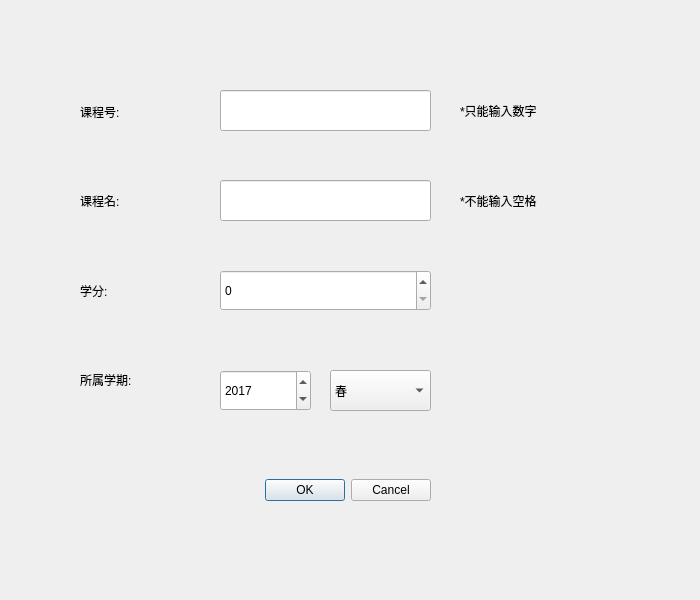
<?xml version="1.0" encoding="UTF-8"?>
<ui version="4.0">
 <class>add_course_Dialog</class>
 <widget class="QDialog" name="add_course_Dialog">
  <property name="geometry">
   <rect>
    <x>0</x>
    <y>0</y>
    <width>700</width>
    <height>600</height>
   </rect>
  </property>
  <property name="windowTitle">
   <string>添加课程信息</string>
  </property>
  <widget class="QDialogButtonBox" name="buttonBox">
   <property name="geometry">
    <rect>
     <x>120</x>
     <y>430</y>
     <width>311</width>
     <height>121</height>
    </rect>
   </property>
   <property name="standardButtons">
    <set>QDialogButtonBox::Cancel|QDialogButtonBox::Ok</set>
   </property>
  </widget>
  <widget class="QSpinBox" name="credit">
   <property name="geometry">
    <rect>
     <x>220</x>
     <y>270</y>
     <width>211</width>
     <height>41</height>
    </rect>
   </property>
   <property name="suffix">
    <string/>
   </property>
   <property name="prefix">
    <string/>
   </property>
   <property name="minimum">
    <number>0</number>
   </property>
   <property name="maximum">
    <number>99</number>
   </property>
   <property name="value">
    <number>0</number>
   </property>
  </widget>
  <widget class="QWidget" name="layoutWidget_2">
   <property name="geometry">
    <rect>
     <x>80</x>
     <y>70</y>
     <width>121</width>
     <height>351</height>
    </rect>
   </property>
   <layout class="QVBoxLayout" name="verticalLayout">
    <item>
     <widget class="QLabel" name="label_num">
      <property name="text">
       <string>课程号:</string>
      </property>
     </widget>
    </item>
    <item>
     <widget class="QLabel" name="label_name">
      <property name="text">
       <string>课程名:</string>
      </property>
     </widget>
    </item>
    <item>
     <widget class="QLabel" name="label_credit">
      <property name="text">
       <string>学分:</string>
      </property>
     </widget>
    </item>
    <item>
     <widget class="QLabel" name="label_semester">
      <property name="text">
       <string>所属学期:</string>
      </property>
     </widget>
    </item>
   </layout>
  </widget>
  <widget class="QLineEdit" name="num">
   <property name="geometry">
    <rect>
     <x>220</x>
     <y>90</y>
     <width>211</width>
     <height>41</height>
    </rect>
   </property>
  </widget>
  <widget class="QLineEdit" name="name">
   <property name="geometry">
    <rect>
     <x>220</x>
     <y>180</y>
     <width>211</width>
     <height>41</height>
    </rect>
   </property>
  </widget>
  <widget class="QSpinBox" name="year">
   <property name="geometry">
    <rect>
     <x>220</x>
     <y>370</y>
     <width>91</width>
     <height>41</height>
    </rect>
   </property>
   <property name="suffix">
    <string/>
   </property>
   <property name="prefix">
    <string/>
   </property>
   <property name="minimum">
    <number>2000</number>
   </property>
   <property name="maximum">
    <number>2049</number>
   </property>
   <property name="value">
    <number>2017</number>
   </property>
  </widget>
  <widget class="QComboBox" name="season">
   <property name="geometry">
    <rect>
     <x>330</x>
     <y>370</y>
     <width>101</width>
     <height>41</height>
    </rect>
   </property>
   <item>
    <property name="text">
     <string>春</string>
    </property>
   </item>
   <item>
    <property name="text">
     <string>夏</string>
    </property>
   </item>
   <item>
    <property name="text">
     <string>秋</string>
    </property>
   </item>
  </widget>
  <widget class="QLabel" name="tip_num">
   <property name="geometry">
    <rect>
     <x>460</x>
     <y>90</y>
     <width>221</width>
     <height>41</height>
    </rect>
   </property>
   <property name="text">
    <string>*只能输入数字</string>
   </property>
  </widget>
  <widget class="QLabel" name="tip_name">
   <property name="geometry">
    <rect>
     <x>460</x>
     <y>180</y>
     <width>221</width>
     <height>41</height>
    </rect>
   </property>
   <property name="text">
    <string>*不能输入空格</string>
   </property>
  </widget>
 </widget>
 <resources/>
 <connections>
  <connection>
   <sender>buttonBox</sender>
   <signal>accepted()</signal>
   <receiver>add_course_Dialog</receiver>
   <slot>accept()</slot>
   <hints>
    <hint type="sourcelabel">
     <x>294</x>
     <y>506</y>
    </hint>
    <hint type="destinationlabel">
     <x>257</x>
     <y>561</y>
    </hint>
   </hints>
  </connection>
  <connection>
   <sender>buttonBox</sender>
   <signal>rejected()</signal>
   <receiver>add_course_Dialog</receiver>
   <slot>reject()</slot>
   <hints>
    <hint type="sourcelabel">
     <x>476</x>
     <y>541</y>
    </hint>
    <hint type="destinationlabel">
     <x>660</x>
     <y>600</y>
    </hint>
   </hints>
  </connection>
 </connections>
</ui>
